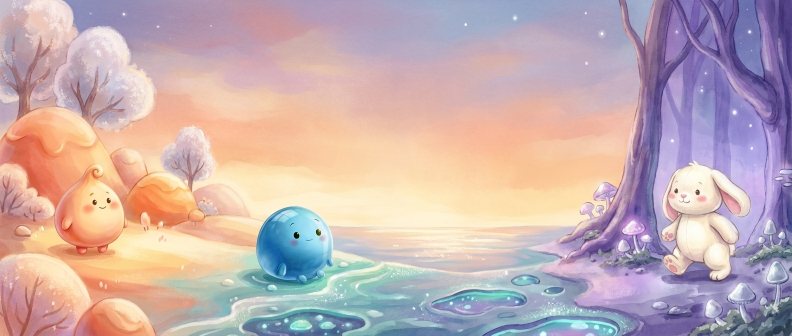
#> input picture book/build_book2/regen_recipe/picks/full_s16_1.png, 1584 x 672 px (shown at 1/2 size)
$ python -i s16_fix.py   (imports and definitions only)
#> lines starting #> are read from the running program, lines starting #| are printed output that depends on the picture
#> further down, picture is the input picture: PIL image 1584x672 RGB; mean R, G, B 197.4, 174.5, 176
"""S16 fix: Soft Dumpling hugs the left edge and Bun Bunny is jammed against the
right-edge tree. NBP edit of full_s16_1.png -> move BOTH inward toward center,
keep Goo + the three-land panorama. 3 candidates + seam-cropped previews."""
import httpx
_o = httpx.Client.__init__; _oa = httpx.AsyncClient.__init__
httpx.Client.__init__ = lambda s, *a, **kw: (kw.update(verify=False), _o(s, *a, **kw))[1]
httpx.AsyncClient.__init__ = lambda s, *a, **kw: (kw.update(verify=False), _oa(s, *a, **kw))[1]
from pathlib import Path
import PIL.Image
from PIL import ImageDraw
from google import genai
from google.genai import types

# [1 line not run here, left out]
# [1 line that did not run here, left out]
REG = Path(r"C:\Users\chris\Squishy-smash\_tmp_spine_regen")
# [1 line not run here, left out]

PROMPT = (
    "This is a finished soft painterly children's picture-book illustration (watercolor and gouache, "
    "warm 'Knight Owl' dusk style): a wide 21:9 two-page 'three homecomings' panorama. On the LEFT, "
    "peach Soft Dumpling (a teardrop dumpling with a single spiral curl, small black dot eyes, pink "
    "blush) stands in the warm Pudding Hills. In the CENTER, blue Goo Ball sits on the teal coast. On "
    "the RIGHT, a white floppy-eared bunny stands in the violet Moonlit Hollow beside a large tree. "
    "Keep Goo Ball in the center, and the three lands, water, sky and overall composition EXACTLY as "
    "they are. Make TWO changes: (1) peach Soft Dumpling on the far LEFT is too close to the left edge "
    "-- move him INWARD to the right so he stands FULLY within the frame, comfortably clear of the "
    "left edge, still in the Pudding Hills. (2) the white bunny on the far RIGHT is too close to the "
    "right edge and the big tree -- move her INWARD to the left, out into the open Moonlit Hollow "
    "glade, comfortably clear of the right edge and clear of the tree. Keep both characters the same "
    "size and pose, each still in their own land. No text, no words, no border."
)
CFG = types.GenerateContentConfig(image_config=types.ImageConfig(aspect_ratio="21:9"))
BLEED = 37; PW = 2625; PH = 2625; INNER = PW - BLEED


def seam_crop(img):
    img = img.convert("RGB")
    nw = int(img.width * PH / img.height)
#> nw = 6187
    s = img.resize((nw, PH), PIL.Image.LANCZOS); sx = nw // 2
#> after `sx = nw // 2`: sx = 3093
    v = s.crop((sx - INNER, 0, sx + BLEED, PH)).crop((BLEED, BLEED, PW - BLEED, PH - BLEED))
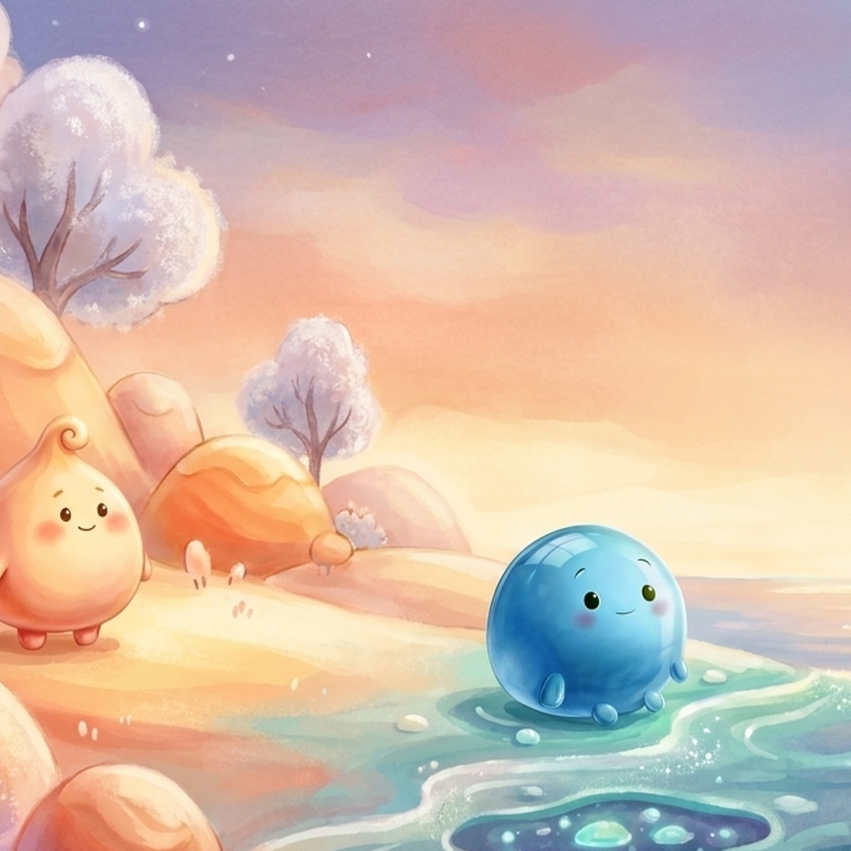
#> v: PIL image 2551x2551 RGB (shown at 1/3 size); mean R, G, B 212.2, 187.4, 172.8
    r = s.crop((sx - BLEED, 0, sx + INNER, PH)).crop((BLEED, BLEED, PW - BLEED, PH - BLEED))
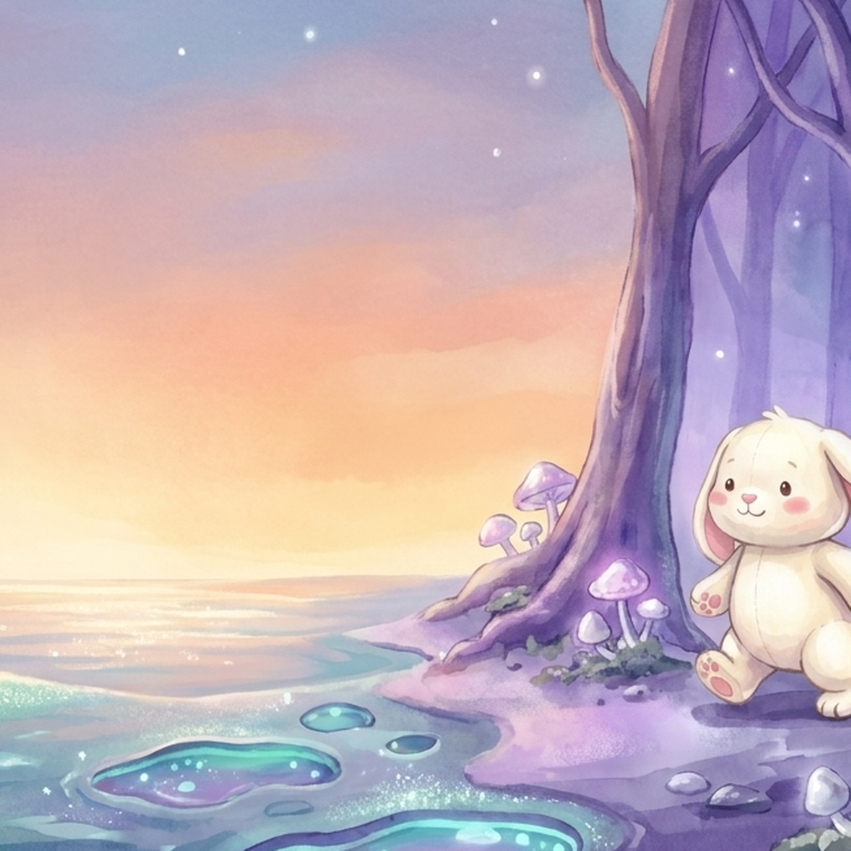
#> r: PIL image 2551x2551 RGB (shown at 1/3 size); mean R, G, B 193.5, 175, 184.8
    c = PIL.Image.new("RGB", (v.width + r.width, v.height)); c.paste(v, (0, 0)); c.paste(r, (v.width, 0))
#> after `c = PIL.Image.new('RGB', (v.width + r.width, v.height))`: c: PIL image 5102x2551 RGB; every value is 0
#> after `c.paste(v, (0, 0))`:
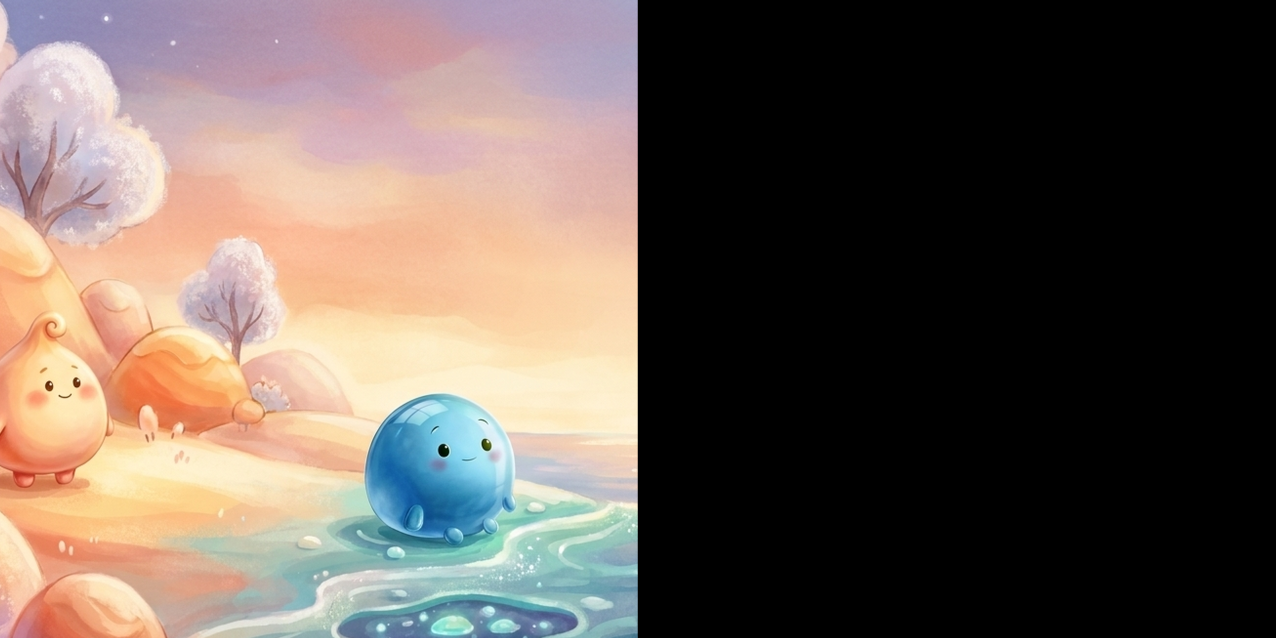
#> c: PIL image 5102x2551 RGB (shown at 1/4 size); mean R, G, B 106.1, 93.7, 86.4
#> after `c.paste(r, (v.width, 0))`:
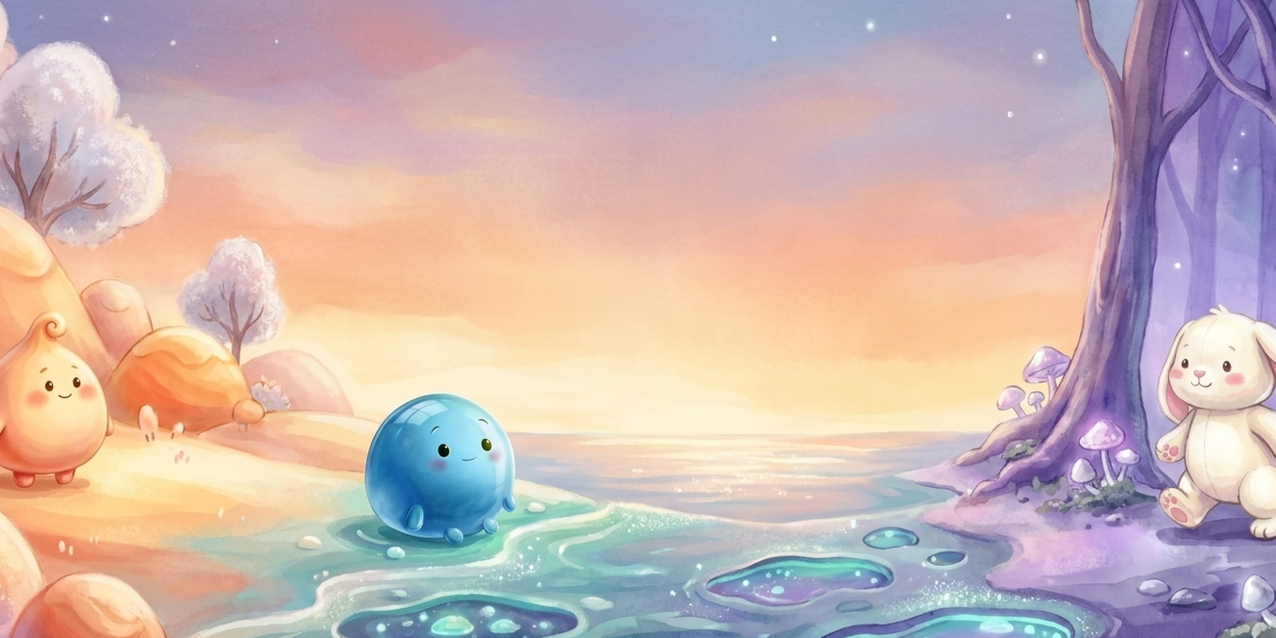
#> c: PIL image 5102x2551 RGB (shown at 1/4 size); mean R, G, B 202.9, 181.2, 178.8
    ImageDraw.Draw(c, "RGBA").line((v.width, 0, v.width, c.height), fill=(255, 30, 30), width=4)
    return c


# [14 lines not run here, left out]

>>> from PIL import Image
>>> picture = Image.open('picks/full_s16_1.png')
>>> result = seam_crop(picture)

$ run again, on book/build_book2/regen_recipe/picks/full_s05_1.png
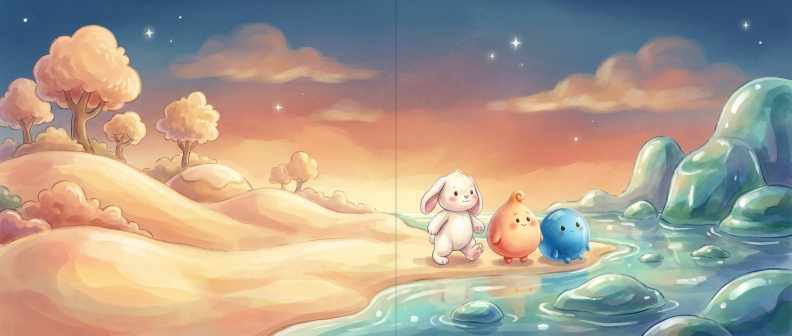
#> input picture book/build_book2/regen_recipe/picks/full_s05_1.png, 1584 x 672 px (shown at 1/2 size)
#> picture is the input picture: PIL image 1584x672 RGB; mean R, G, B 172.5, 158.1, 142.9
#> in seam_crop, `r = s.crop((sx - BLEED, 0, sx + INNER, PH)).crop((BLEED, BLEED, PW - B..`:
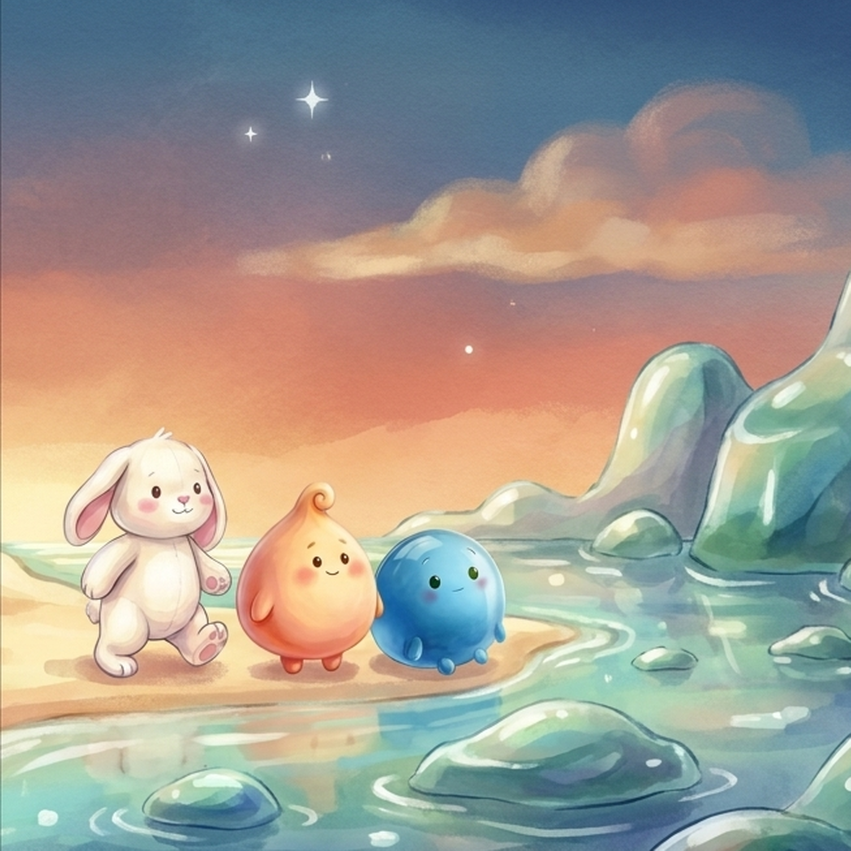
#> r: PIL image 2551x2551 RGB (shown at 1/3 size); mean R, G, B 162.1, 156.3, 146.6
#> in seam_crop, `c.paste(r, (v.width, 0))`:
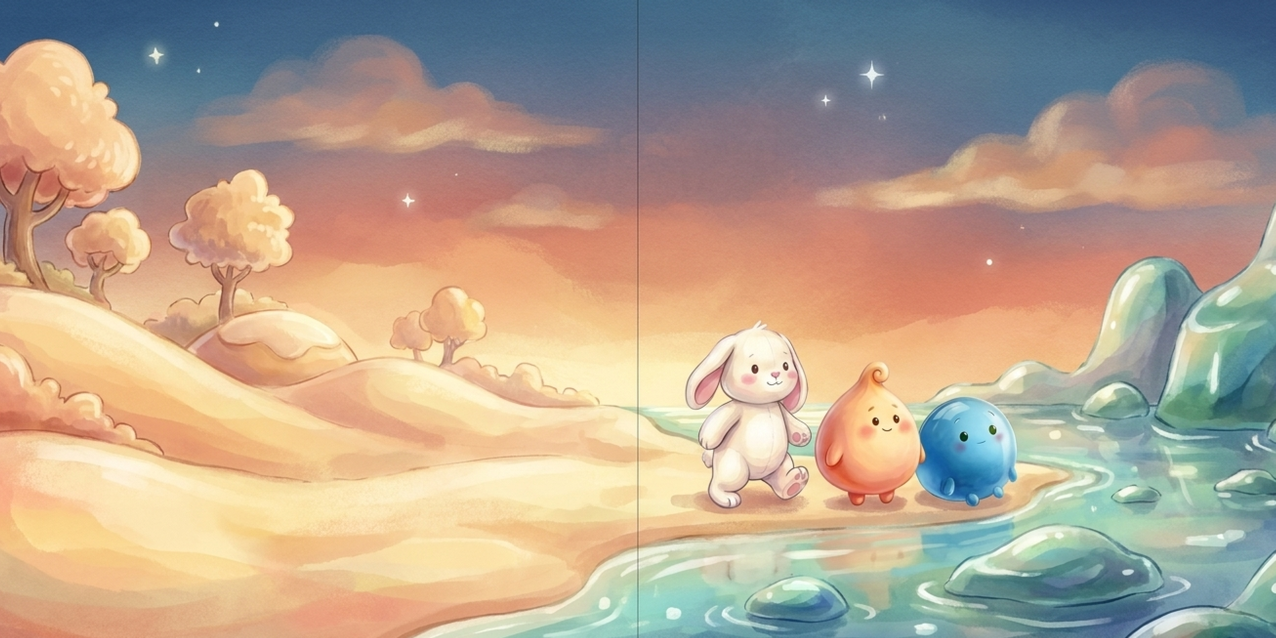
#> c: PIL image 5102x2551 RGB (shown at 1/4 size); mean R, G, B 182.7, 164.2, 144.8
